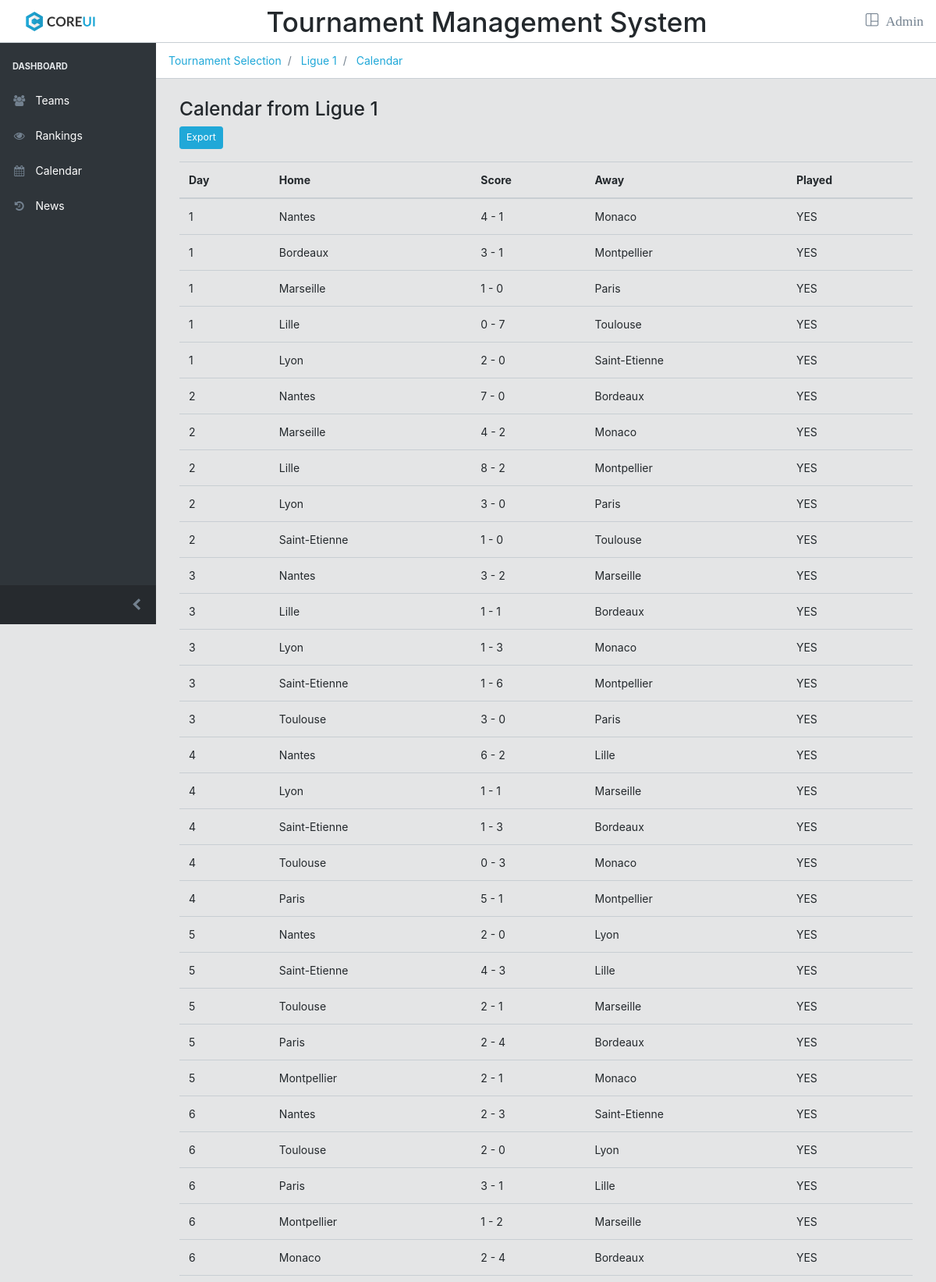
Page /View/User/Calendar.php?id=22 (upper part) on the committed database.
### tables this page shows
CREATE TABLE `Tournament` (
  `id` int(10) unsigned NOT NULL AUTO_INCREMENT,
  `name` varchar(255) NOT NULL,
  `nb_team` int(10) unsigned DEFAULT NULL,
  PRIMARY KEY (`id`)
);

CREATE TABLE `Planning` (
  `id` int(11) unsigned NOT NULL AUTO_INCREMENT,
  `day_id` int(11) unsigned NOT NULL,
  `teamA_name` varchar(255) NOT NULL,
  `teamB_name` varchar(255) NOT NULL,
  `teamA_nbGoal` int(10) unsigned DEFAULT NULL,
  `teamB_nbGoal` int(10) unsigned DEFAULT NULL,
  PRIMARY KEY (`id`),
  KEY `day_id` (`day_id`)
);

CREATE TABLE `Day` (
  `id` int(11) unsigned NOT NULL AUTO_INCREMENT,
  `tournament_id` int(11) unsigned NOT NULL,
  `day_number` int(11) unsigned NOT NULL,
  `done` tinyint(1) unsigned NOT NULL DEFAULT 0,
  PRIMARY KEY (`id`),
  KEY `tournament_id` (`tournament_id`)
);

### Model/Database.php (called while the page is built, shortened)
<?php
class Database
{
    private $connection;
    public function getConnection(){ return $this->connection; }
    public function __construct($host="localhost", $dbName="Tournament-Management-System", $user="testUser", $password="testPassword"){
        if($this->connection == NULL){
            $this->host = $host;
            $this->dbName = $dbName;
            $dsn = 'mysql:host='.$host.';dbname='.$dbName;
            try {
                $this->connection = new PDO($dsn, $user, $password);
                $this->connection->setAttribute(PDO::ATTR_ERRMODE, PDO::ERRMODE_EXCEPTION);
            }
            catch (PDOException $e) {
                die("Failed connection to the the $this->dbName database on host $this->host:"."</br>".$e->getMessage());
            }
        }
    }
    public function __destruct(){ $this->connection = NULL; }
}

### Model/Tournament.php (called while the page is built, shortened)
<?php
require_once "Database.php";
class Tournament
{
    private $name;
    public function getName()
    {
        return $this->name;
    }
}
function getTournamentById($id){
    $db = new Database();
    $tournamentById = $db->getConnection()->prepare("SELECT * FROM Tournament WHERE id='$id'");
    $tournamentById->execute();
    $tournamentById = $tournamentById->fetchObject("Tournament");
    return $tournamentById;
}

### Model/Day.php (called while the page is built, shortened)
<?php
require_once "Database.php";
class Day
{
    private $id;
    private $day_number;
    public function getId(){ return $this->id; }
    public function getDayNumber(){ return $this->day_number; }
}
function getDayList($tournament_id) {
    $db = new Database();
    $dayList = $db->getConnection()->prepare("SELECT * FROM Day WHERE tournament_id='$tournament_id'");
    $dayList->execute();
    $dayList = $dayList->fetchAll(PDO::FETCH_CLASS, "Day");
    return $dayList;
}
function getNbPlayedDays($tournament_id) {
    $db = new Database();
    $nbPlayedDays = $db->getConnection()->prepare("SELECT COUNT(id) FROM Day WHERE tournament_id='$tournament_id' AND done=1");
    $nbPlayedDays->execute();
    $nbPlayedDays = $nbPlayedDays->fetchColumn();
    return $nbPlayedDays;
}

### Model/Planning.php (called while the page is built, shortened)
<?php
require_once "Database.php";
class Planning
{
    private $teamA_name;
    private $teamB_name;
    private $teamA_nbGoal;
    private $teamB_nbGoal;
    public function getTeamAName()
    {
        return $this->teamA_name;
    }
    public function getTeamBName()
    {
        return $this->teamB_name;
    }
    public function getTeamANbGoal()
    {
        return $this->teamA_nbGoal;
    }
    public function getTeamBNbGoal()
    {
        return $this->teamB_nbGoal;
    }
}
function getMatchesList($day_id) {
    $db = new Database();
    $matches = $db->getConnection()->prepare("SELECT * FROM Planning WHERE day_id='$day_id'");
    $matches->execute();
    $matchesList = $matches->fetchAll(PDO::FETCH_CLASS, "Planning");
    return $matchesList;
}

### View/User/Calendar.php (the view, shortened to what this page needs)
<?php
require_once "../../Model/Tournament.php";
require_once "../../Controller/controller-Planning.php";
require_once "../../Model/Day.php";
if(isset($_GET["id"])) {
    $tournamentId = $_GET["id"];
    $tournament = getTournamentById($tournamentId);
    $tournamentName = $tournament->getName();
    $nbPlayedDays = getNbPlayedDays($tournamentId);
    $days = getDayList($tournamentId);
}
else{
    redirect("../index.php");
}
?>
<!DOCTYPE html>
<html lang="en">
<head>
    <link rel="stylesheet" href="../template/css/style.css">
    <link rel="stylesheet" href="../template/@coreui/icons/css/coreui-icons.min.css">
    <link rel="stylesheet" href="../template/font-awesome/css/font-awesome.min.css">
</head>
<body class="app header-fixed sidebar-fixed aside-menu-fixed sidebar-lg-show">
<header class="app-header navbar">
    <a class="navbar-brand" href="../index.php">
        <img class="navbar-brand-full" src="../template/img/brand/logo.svg" width="89" height="25" alt="CoreUI Logo">
    </a>
    <h1 class="nav navbar-nav ml-auto">Tournament Management System</h1>
    <ul class="nav navbar-nav ml-auto">
        <li class="nav-item dropdown">
            <a class="nav-link" href="../Admin/view-Login.php" role="button">
                <i class="cui-dashboard btn-lg"> Admin</i>
            </a>
        </li>
    </ul>
</header>
<div class="app-body">
    <div class="sidebar">
        <nav class="sidebar-nav">
            <ul class="nav">
                <div class="nav-divider"></div>
                <li class="nav-title">Dashboard</li>
                <li class="nav-item">
                    <?php echo '<a class="nav-link" href="Tournament.php?id='.$tournamentId.'">
                    <i class="nav-icon fa fa-users fa-fw"></i> Teams</a>'; ?>
                </li>
                <li class="nav-item">
                    <?php echo '<a class="nav-link" href="Rankings.php?id='.$tournamentId.'">
                    <i class="nav-icon fa fa-eye fa-fw"></i> Rankings</a>'; ?>
                </li>
                <li class="nav-item">
                    <?php echo '<a class="nav-link" href="Calendar.php?id='.$tournamentId.'">
                    <i class="nav-icon fa fa-calendar fa-fw"></i> Calendar</a>'; ?>
                </li>
                <li class="nav-item">
                    <?php echo '<a class="nav-link" href="News.php?id='.$tournamentId.'">
                    <i class="nav-icon fa fa-history fa-fw"></i> News</a>'; ?>
                </li>
            </ul>
        </nav>
        <button class="sidebar-minimizer brand-minimizer" type="button"></button>
    </div>
    <main class="main">
        <ol class="breadcrumb">
            <li class="breadcrumb-item">
                <a href="../index.php">Tournament Selection</a>
            </li>
            <li class="breadcrumb-item">
                <?php echo "<a href='Tournament.php?id=$tournamentId'>$tournamentName</a>";?>
            </li>
            <li class="breadcrumb-item">
                <?php echo "<a href='Calendar.php?id=$tournamentId'>Calendar</a>";?>
            </li>
        </ol>
        <div class="container-fluid">
            <div class="animated fadeIn">
                <div class="row">
                    <div class="col">
                        <?php
                        echo '<h3>Calendar from '.$tournamentName.'</h3>';
                        echo "<p><a class='btn btn-primary btn-sm' href=\"../../Controller/controller-Planning.php?func=exportPlanning&id=".$tournamentId."&name=".$tournamentName."\" role='button'>Export</a></p>";
                        ?>
                    </div>
                </div>
                <table class="table">
                    <thead>
                    <tr>
                        <th scope="col">Day</th>
                        <th scope="col">Home</th>
                        <th scope="col">Score</th>
                        <th scope="col">Away</th>
                        <th scope="col">Played</th>
                    </tr>
                    </thead>
                    <tbody>
                    <?php
                    foreach ($days as $day) {
                        $listOfMatch = getMatchesList($day->getId());
                        foreach ($listOfMatch as $match) {
                            $status = ($nbPlayedDays >= $day->getDayNumber())? "YES" : "NO";
                            echo "<tr>
                            <td>".$day->getDayNumber()."</td>
                            <td>".$match->getTeamAName()."</td>
                            <td>".$match->getTeamANbGoal()." - ".$match->getTeamBNbGoal()."</td>
                            <td>".$match->getTeamBName()."</td>
                            <td>".$status."</td>
                        </tr>";
                        }
                    }
                    ?>
                    </tbody>
                </table>
            </div>
        </div>
    </main>
</div>
</body>
</html>

### rows in the picture
tournament: name "Ligue 1"
planning: day.day_number "1", teamA_name "Nantes", teamA_nbGoal "4", teamB_nbGoal "1", teamB_name "Monaco", status "YES"
planning: day.day_number "1", teamA_name "Bordeaux", teamA_nbGoal "3", teamB_nbGoal "1", teamB_name "Montpellier", status "YES"
planning: day.day_number "1", teamA_name "Marseille", teamA_nbGoal "1", teamB_nbGoal "0", teamB_name "Paris", status "YES"
planning: day.day_number "1", teamA_name "Lille", teamA_nbGoal "0", teamB_nbGoal "7", teamB_name "Toulouse", status "YES"
planning: day.day_number "1", teamA_name "Lyon", teamA_nbGoal "2", teamB_nbGoal "0", teamB_name "Saint-Etienne", status "YES"
planning: day.day_number "2", teamA_name "Nantes", teamA_nbGoal "7", teamB_nbGoal "0", teamB_name "Bordeaux", status "YES"
planning: day.day_number "2", teamA_name "Marseille", teamA_nbGoal "4", teamB_nbGoal "2", teamB_name "Monaco", status "YES"
planning: day.day_number "2", teamA_name "Lille", teamA_nbGoal "8", teamB_nbGoal "2", teamB_name "Montpellier", status "YES"
planning: day.day_number "2", teamA_name "Lyon", teamA_nbGoal "3", teamB_nbGoal "0", teamB_name "Paris", status "YES"
planning: day.day_number "2", teamA_name "Saint-Etienne", teamA_nbGoal "1", teamB_nbGoal "0", teamB_name "Toulouse", status "YES"
planning: day.day_number "3", teamA_name "Nantes", teamA_nbGoal "3", teamB_nbGoal "2", teamB_name "Marseille", status "YES"
planning: day.day_number "3", teamA_name "Lille", teamA_nbGoal "1", teamB_nbGoal "1", teamB_name "Bordeaux", status "YES"
planning: day.day_number "3", teamA_name "Lyon", teamA_nbGoal "1", teamB_nbGoal "3", teamB_name "Monaco", status "YES"
planning: day.day_number "3", teamA_name "Saint-Etienne", teamA_nbGoal "1", teamB_nbGoal "6", teamB_name "Montpellier", status "YES"
planning: day.day_number "3", teamA_name "Toulouse", teamA_nbGoal "3", teamB_nbGoal "0", teamB_name "Paris", status "YES"
planning: day.day_number "4", teamA_name "Nantes", teamA_nbGoal "6", teamB_nbGoal "2", teamB_name "Lille", status "YES"
planning: day.day_number "4", teamA_name "Lyon", teamA_nbGoal "1", teamB_nbGoal "1", teamB_name "Marseille", status "YES"
planning: day.day_number "4", teamA_name "Saint-Etienne", teamA_nbGoal "1", teamB_nbGoal "3", teamB_name "Bordeaux", status "YES"
planning: day.day_number "4", teamA_name "Toulouse", teamA_nbGoal "0", teamB_nbGoal "3", teamB_name "Monaco", status "YES"
planning: day.day_number "4", teamA_name "Paris", teamA_nbGoal "5", teamB_nbGoal "1", teamB_name "Montpellier", status "YES"
planning: day.day_number "5", teamA_name "Nantes", teamA_nbGoal "2", teamB_nbGoal "0", teamB_name "Lyon", status "YES"
planning: day.day_number "5", teamA_name "Saint-Etienne", teamA_nbGoal "4", teamB_nbGoal "3", teamB_name "Lille", status "YES"
planning: day.day_number "5", teamA_name "Toulouse", teamA_nbGoal "2", teamB_nbGoal "1", teamB_name "Marseille", status "YES"
planning: day.day_number "5", teamA_name "Paris", teamA_nbGoal "2", teamB_nbGoal "4", teamB_name "Bordeaux", status "YES"
planning: day.day_number "5", teamA_name "Montpellier", teamA_nbGoal "2", teamB_nbGoal "1", teamB_name "Monaco", status "YES"
planning: day.day_number "6", teamA_name "Nantes", teamA_nbGoal "2", teamB_nbGoal "3", teamB_name "Saint-Etienne", status "YES"
planning: day.day_number "6", teamA_name "Toulouse", teamA_nbGoal "2", teamB_nbGoal "0", teamB_name "Lyon", status "YES"
planning: day.day_number "6", teamA_name "Paris", teamA_nbGoal "3", teamB_nbGoal "1", teamB_name "Lille", status "YES"
planning: day.day_number "6", teamA_name "Montpellier", teamA_nbGoal "1", teamB_nbGoal "2", teamB_name "Marseille", status "YES"
planning: day.day_number "6", teamA_name "Monaco", teamA_nbGoal "2", teamB_nbGoal "4", teamB_name "Bordeaux", status "YES"
